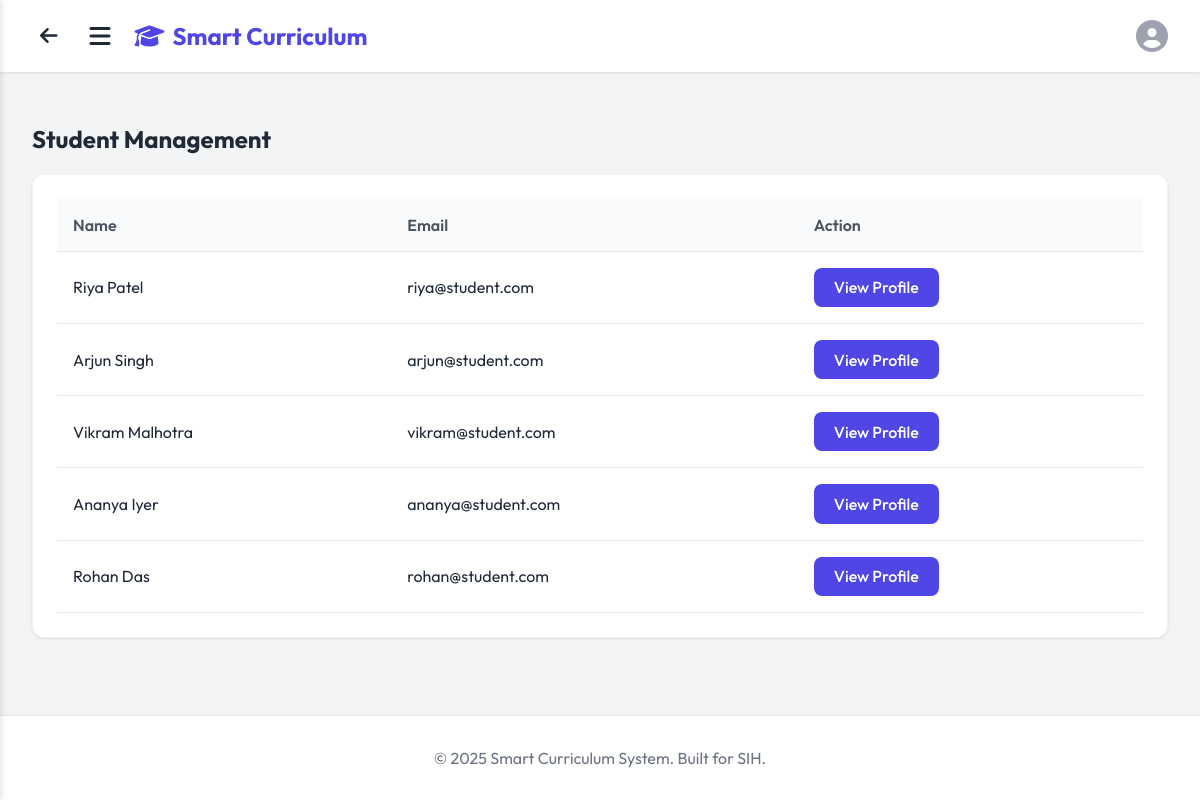
Screenshot of /teacher/students (signed in) with the database file from the repository.
### models.py (models this page shows)
class User(db.Model):
    id = db.Column(db.Integer, primary_key=True)
    name = db.Column(db.String(100), nullable=False)
    email = db.Column(db.String(120), unique=True, nullable=False)
    password = db.Column(db.String(200), nullable=False)
    role = db.Column(db.String(20), nullable=False)  # 'teacher', 'student', 'parent'
    attendance_records = db.relationship('Attendance', backref='student', lazy=True)
    marks = db.relationship('Mark', backref='student', lazy=True)
    projects = db.relationship('Project', backref='student', lazy=True)
    children = db.relationship('User',
                               secondary=student_parent,
                               primaryjoin=(id == student_parent.c.parent_id),
                               secondaryjoin=(id == student_parent.c.student_id),
                               backref=db.backref('parents', lazy=True),
                               lazy=True)

### app.py (the view)
@app.route('/teacher/students')
def student_list():
    if 'user_id' not in session or session.get('role') != 'teacher':
        return redirect(url_for('login'))
    students = User.query.filter_by(role='student').all()
    return render_template('students_list.html', students=students)

### templates/students_list.html
{% extends "base.html" %}
{% block content %}
<div class="container">
    <h2>Student Management</h2>
    <div class="card">
        <table style="width: 100%; border-collapse: collapse;">
            <thead>
                <tr style="text-align: left; background-color: #f9fafb;">
                    <th style="padding: 1rem;">Name</th>
                    <th style="padding: 1rem;">Email</th>
                    <th style="padding: 1rem;">Action</th>
                </tr>
            </thead>
            <tbody>
                {% for student in students %}
                <tr style="border-bottom: 1px solid #e5e7eb;">
                    <td style="padding: 1rem;">{{ student.name }}</td>
                    <td style="padding: 1rem;">{{ student.email }}</td>
                    <td style="padding: 1rem;">
                        <a href="{{ url_for('student_profile', student_id=student.id) }}" class="btn">View Profile</a>
                    </td>
                </tr>
                {% endfor %}
            </tbody>
        </table>
    </div>
</div>
{% endblock %}

### static/style.css (style rules this page uses)
:root { --primary-color: #4f46e5; --primary-hover: #4338ca; --secondary-color: #ec4899; --bg-color: #f3f4f6; --text-color: #1f2937; --white: #ffffff; --glass-bg: rgba(255, 255, 255, 0.95); }
body { font-family: 'Outfit', 'Segoe UI', sans-serif; background-color: var(--bg-color); color: var(--text-color); margin: 0; display: flex; flex-direction: column; min-height: 100vh; }
.card, .detail-card { background: white; border-radius: 0.75rem; box-shadow: 0 1px 3px rgba(0, 0, 0, 0.1); padding: 1.5rem; margin-bottom: 1rem; border: 1px solid rgba(0, 0, 0, 0.05); }
.btn { background-color: var(--primary-color); color: white; padding: 0.6rem 1.25rem; border-radius: 0.5rem; text-decoration: none; border: none; cursor: pointer; font-weight: 500; display: inline-flex; align-items: center; justify-content: center; gap: 0.5rem; transition: all 0.2s; font-size: 1rem; }
table { width: 100%; border-collapse: collapse; }
th, td { padding: 1rem; text-align: left; border-bottom: 1px solid #e5e7eb; }
th { font-weight: 600; color: #4b5563; background: #f9fafb; }

### rows the page displays
User: name "Riya Patel", email "riya@student.com"
User: name "Arjun Singh", email "arjun@student.com"
User: name "Vikram Malhotra", email "vikram@student.com"
User: name "Ananya Iyer", email "ananya@student.com"
User: name "Rohan Das", email "rohan@student.com"
